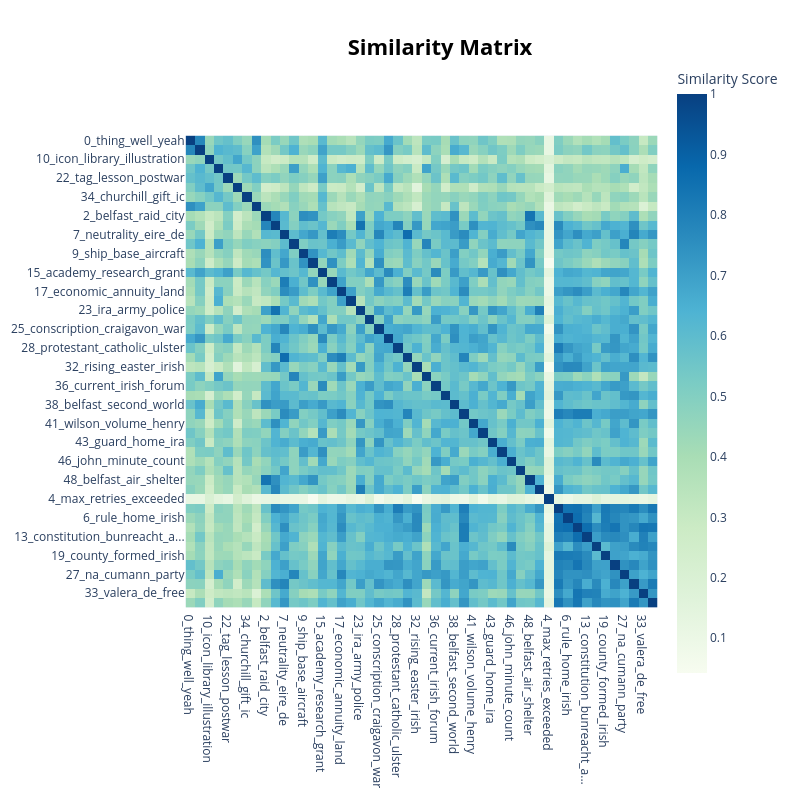

Here is the notebook cell this chart was saved with:
### Code cell
# Option1 heatmap with clustering
print("Creating Option1 topic similarity heatmap...")
option1_heatmap = option1_topic_model_fast.visualize_heatmap(
    n_clusters=4,  # Number of topic clusters to form
)
option1_heatmap.show()

### Figure 1 — Plotly figure (JSON) as saved in the notebook; plotly's stock layout.template omitted (floating-point values rounded to 4 significant figures; data arrays with more than 128 entries replaced by an {"elided": "..."} marker saying what was removed)
{"data": [{"coloraxis": "coloraxis", "hovertemplate": "x: %{x}<br>y: %{y}<br>Similarity Score: %{z}<extra></extra>", "name": "0", "type": "heatmap", "x": ["0_thing_well_yeah", "1_skill_option_learning", "10_icon_library_illustration", "14_ft_wealth_capital", "22_tag_lesson_postwar", "29_website_criterion_access...", "34_churchill_gift_ic", "39_child_diary_air", "2_belfast_raid_city", "3_catholic_belfast_violence", "7_neutrality_eire_de", "8_welfare_labour_housing", "9_ship_base_aircraft", "11_raf_battle_britain", "15_academy_research_grant", "16_appeasement_germany_brit...", "17_economic_annuity_land", "20_bond_debt_guarantee", "23_ira_army_police", "24_debate_committee_oireach...", "25_conscription_craigavon_war", "26_document_source_extract", "28_protestant_catholic_ulster", "30_port_agreement_treaty", "32_rising_easter_irish", "35_coal_food_production", "36_current_irish_forum", "37_minister_brooke_basil", "38_belfast_second_world", "40_republic_commonwealth_eire", "41_wilson_volume_henry", "42_woman_national_archive", "43_guard_home_ira", "44_defence_collection_corp", "46_john_minute_count", "47_madden_ccea_gcse", "48_belfast_air_shelter", "49_ira_féin_sinn", "4_max_retries_exceeded", "5_nationalist_unionist_parl...", "6_rule_home_irish", "12_state_free_irish", "13_constitution_bunreacht_a...", "18_paper_external_valera", "19_county_formed_irish", "21_people_treaty_stand", "27_na_cumann_party", "31_treaty_collins_de", "33_valera_de_free", "45_delegation_delegate_brit..."], "xaxis": "x", "y": ["0_thing_well_yeah", "1_skill_option_learning", "10_icon_library_illustration", "14_ft_wealth_capital", "22_tag_lesson_postwar", "29_website_criterion_access...", "34_churchill_gift_ic", "39_child_diary_air", "2_belfast_raid_city", "3_catholic_belfast_violence", "7_neutrality_eire_de", "8_welfare_labour_housing", "9_ship_base_aircraft", "11_raf_battle_britain", "15_academy_research_grant", "16_appeasement_germany_brit...", "17_economic_annuity_land", "20_bond_debt_guarantee", "23_ira_army_police", "24_debate_committee_oireach...", "25_conscription_craigavon_war", "26_document_source_extract", "28_protestant_catholic_ulster", "30_port_agreement_treaty", "32_rising_easter_irish", "35_coal_food_production", "36_current_irish_forum", "37_minister_brooke_basil", "38_belfast_second_world", "40_republic_commonwealth_eire", "41_wilson_volume_henry", "42_woman_national_archive", "43_guard_home_ira", "44_defence_collection_corp", "46_john_minute_count", "47_madden_ccea_gcse", "48_belfast_air_shelter", "49_ira_féin_sinn", "4_max_retries_exceeded", "5_nationalist_unionist_parl...", "6_rule_home_irish", "12_state_free_irish", "13_constitution_bunreacht_a...", "18_paper_external_valera", "19_county_formed_irish", "21_people_treaty_stand", "27_na_cumann_party", "31_treaty_collins_de", "33_valera_de_free", "45_delegation_delegate_brit..."], "yaxis": "y", "z": {"elided": "50x50 float values"}}], "layout": {"coloraxis": {"colorbar": {"title": {"text": "Similarity Score"}}, "colorscale": [[0, "rgb(247,252,240)"], [0.125, "rgb(224,243,219)"], [0.25, "rgb(204,235,197)"], [0.375, "rgb(168,221,181)"], [0.5, "rgb(123,204,196)"], [0.625, "rgb(78,179,211)"], [0.75, "rgb(43,140,190)"], [0.875, "rgb(8,104,172)"], [1, "rgb(8,64,129)"]]}, "height": 800, "hoverlabel": {"bgcolor": "white", "font": {"family": "Rockwell", "size": 16}}, "legend": {"title": {"text": "Trend"}}, "margin": {"t": 60}, "showlegend": true, "title": {"font": {"color": "Black", "size": 22}, "text": "<b>Similarity Matrix</b>", "x": 0.55, "xanchor": "center", "y": 0.95, "yanchor": "top"}, "width": 800, "xaxis": {"anchor": "y", "constrain": "domain", "domain": [0, 1], "scaleanchor": "y"}, "yaxis": {"anchor": "x", "autorange": "reversed", "constrain": "domain", "domain": [0, 1]}}}
